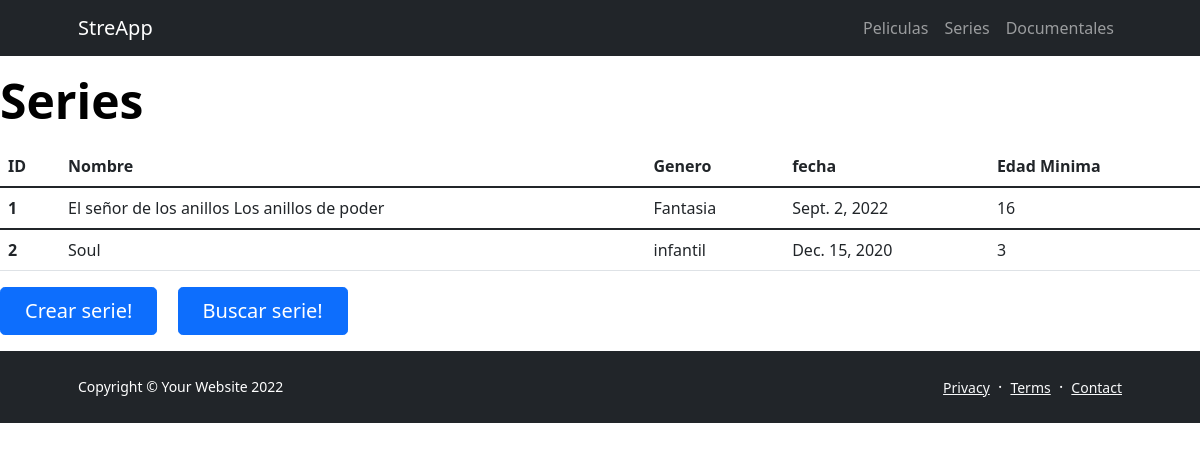
The app's page /streapp/series/, older data.
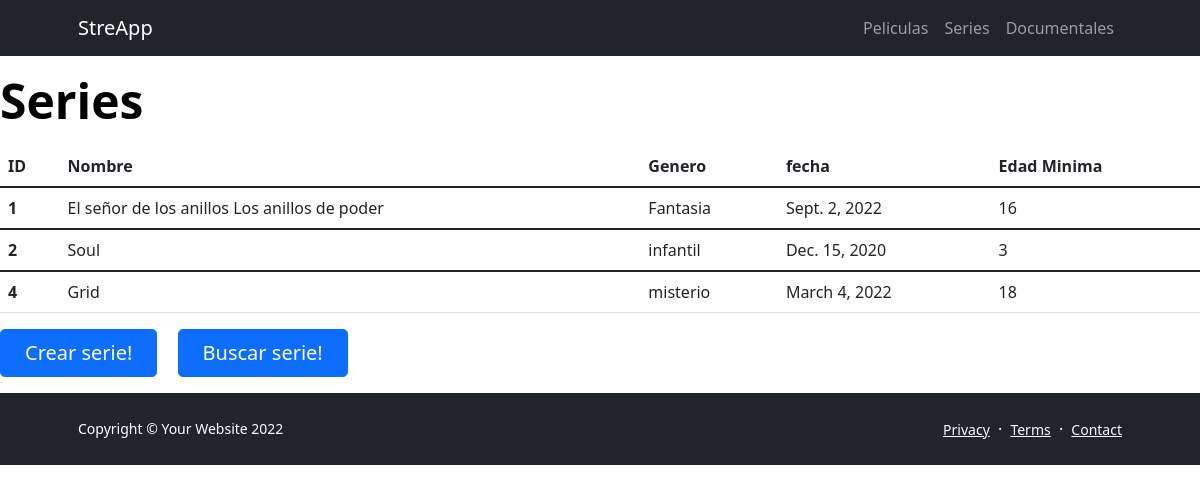
The same page, newer data.
### streapp/models.py (models this page shows, shortened)
class Series(models.Model):
    nombre = models.CharField(max_length=128)
    genero = models.CharField(max_length=128)
    fecha = models.DateField()
    aptoPara = models.IntegerField()

### streapp/views.py (the view)
def series(request):
        listas = Series.objects.all()
        return render(request, "streapp/series.html", {"listas":listas})

### streapp/templates/streapp/series.html (shortened to what this page needs)
{% extends "streapp/plantilla_base.html" %}
{% block contenido_base %}
<h1 class="display-5 fw-bolder text-black mb-2">Series</h1>
<table class="table">
    <thead>
      <tr>
        <th scope="col">ID</th>
        <th scope="col">Nombre</th>
        <th scope="col">Genero</th>
        <th scope="col">fecha</th>
        <th scope="col">Edad Minima</th>
      </tr>
    </thead>
    <tbody>
    {% for lista in listas %}
      <tr>
        <th scope="row">{{lista.id}}</th>
        <td>{{lista.nombre}}</td>
        <td>{{lista.genero}}</td>
        <td>{{lista.fecha}}</td>
        <td>{{lista.aptoPara}}</td>
      </tr>
    </tbody>
    {% endfor %}
  </table>
<a class="btn btn-primary btn-lg px-4 me-sm-3" href="{% url 'form_series' %}">Crear serie!</a>
<a class="btn btn-primary btn-lg px-4 me-sm-3" href="{% url 'buscar_serie' %}">Buscar serie!</a>
{% endblock contenido_base %}

Row changes from the older to the newer data that the page shows:
added Series: id "4", nombre "Grid", genero "misterio", fecha "March 4, 2022", aptoPara "18"
